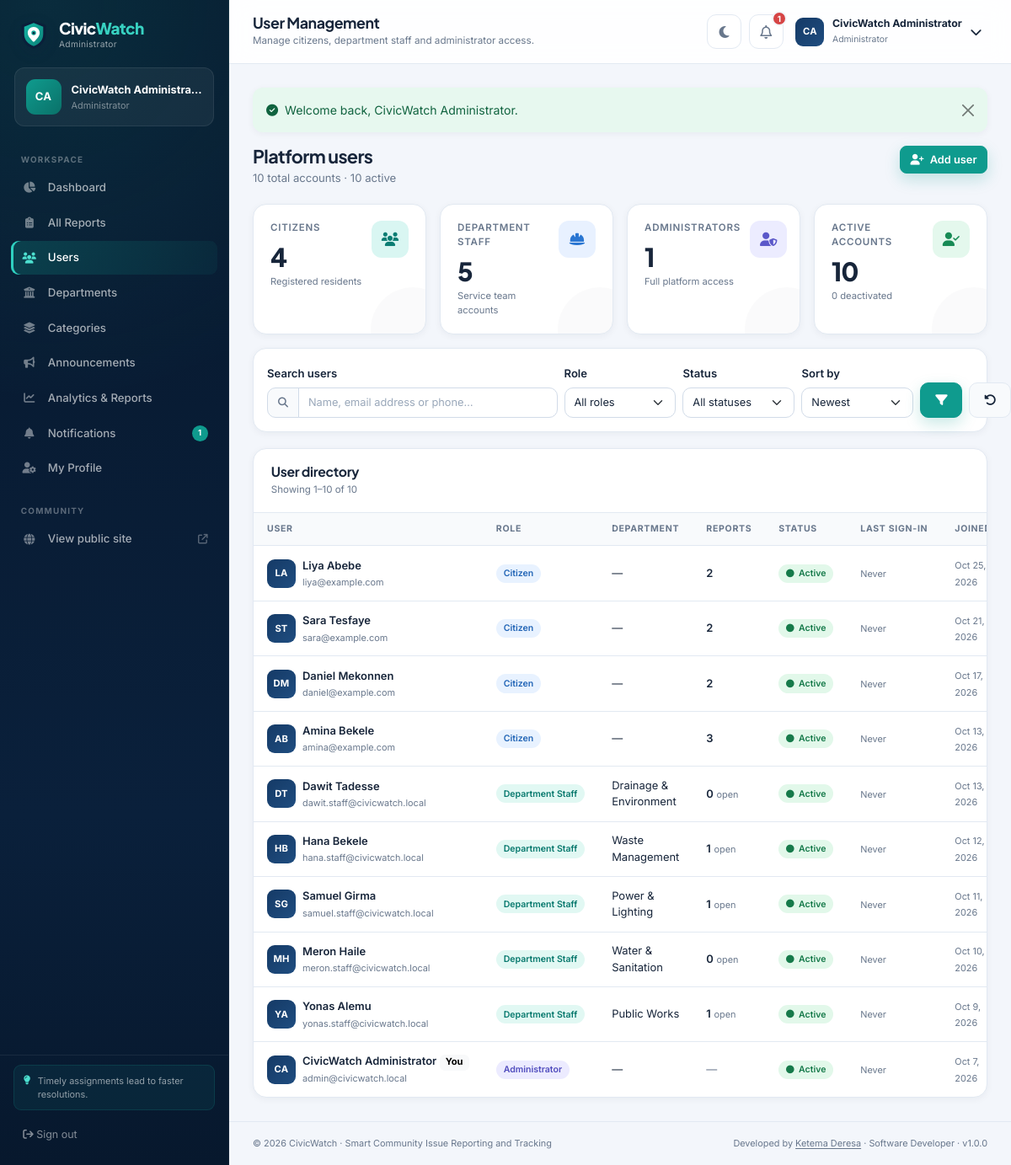
The page /admin/users.php (signed in) on the database its author committed.
### tables this page shows
CREATE TABLE users (
    id INT UNSIGNED NOT NULL AUTO_INCREMENT,
    full_name VARCHAR(120) NOT NULL,
    email VARCHAR(160) NOT NULL,
    phone VARCHAR(30) NULL,
    address VARCHAR(255) NULL,
    password_hash VARCHAR(255) NOT NULL,
    role ENUM('admin', 'citizen', 'staff') NOT NULL DEFAULT 'citizen',
    department_id INT UNSIGNED NULL,
    avatar VARCHAR(255) NULL,
    is_active TINYINT(1) NOT NULL DEFAULT 1,
    last_login DATETIME NULL,
    created_at TIMESTAMP NOT NULL DEFAULT CURRENT_TIMESTAMP,
    updated_at TIMESTAMP NOT NULL DEFAULT CURRENT_TIMESTAMP ON UPDATE CURRENT_TIMESTAMP,
    PRIMARY KEY (id),
    UNIQUE KEY uq_users_email (email),
    KEY idx_users_role (role),
    KEY idx_users_department (department_id),
    KEY idx_users_active (is_active),
    CONSTRAINT fk_users_department
        FOREIGN KEY (department_id) REFERENCES departments (id)
        ON UPDATE CASCADE ON DELETE SET NULL
);

CREATE TABLE departments (
    id INT UNSIGNED NOT NULL AUTO_INCREMENT,
    name VARCHAR(120) NOT NULL,
    slug VARCHAR(140) NOT NULL,
    description TEXT NULL,
    email VARCHAR(160) NULL,
    phone VARCHAR(30) NULL,
    is_active TINYINT(1) NOT NULL DEFAULT 1,
    created_at TIMESTAMP NOT NULL DEFAULT CURRENT_TIMESTAMP,
    updated_at TIMESTAMP NOT NULL DEFAULT CURRENT_TIMESTAMP ON UPDATE CURRENT_TIMESTAMP,
    PRIMARY KEY (id),
    UNIQUE KEY uq_departments_name (name),
    UNIQUE KEY uq_departments_slug (slug),
    KEY idx_departments_active (is_active)
);

### admin/users.php (the view, shortened to what the rows shown need)
<?php
require_once __DIR__ . '/../includes/functions.php';
$user = require_role('admin');
$sort = get('sort', 'newest');
$sortOptions = [
    'newest' => 'u.created_at DESC',
    'name' => 'u.full_name ASC',
    'role' => "FIELD(u.role, 'admin', 'staff', 'citizen'), u.full_name ASC",
    'last_login' => 'u.last_login DESC',
];
$orderBy = $sortOptions[$sort] ?? $sortOptions['newest'];
$where = [];
$params = [];
$whereSql = $where ? ' WHERE ' . implode(' AND ', $where) : '';
$total = (int) fetch_value('SELECT COUNT(*) FROM users u' . $whereSql, $params, 0);
$pagination = paginate($total, 12);
$limit = (int) $pagination['per_page'];
$offset = (int) $pagination['offset'];
$users = fetch_all(
    "SELECT u.*, d.name AS department_name,
            (SELECT COUNT(*) FROM reports r WHERE r.user_id = u.id) AS report_count,
            (SELECT COUNT(*) FROM reports r WHERE r.assigned_staff_id = u.id AND r.status NOT IN ('resolved','rejected')) AS open_assigned
     FROM users u
     LEFT JOIN departments d ON d.id = u.department_id
     {$whereSql}
     ORDER BY {$orderBy}
     LIMIT {$limit} OFFSET {$offset}",
    $params
);
$totals = [
    'all' => (int) fetch_value('SELECT COUNT(*) FROM users', [], 0),
    'citizens' => (int) fetch_value("SELECT COUNT(*) FROM users WHERE role = 'citizen'", [], 0),
    'staff' => (int) fetch_value("SELECT COUNT(*) FROM users WHERE role = 'staff'", [], 0),
    'admins' => (int) fetch_value("SELECT COUNT(*) FROM users WHERE role = 'admin'", [], 0),
    'active' => (int) fetch_value('SELECT COUNT(*) FROM users WHERE is_active = 1', [], 0),
];
$pageTitle = 'User Management';
$activePage = 'users';
require __DIR__ . '/../includes/dashboard_header.php';
?>
<div class="page-heading">
    <div>
        <h2>Platform users</h2>
        <p><?= number_format($totals['all']) ?> total accounts · <?= number_format($totals['active']) ?> active</p>
    </div>
</div>
<div class="row g-3 mb-3">
    <div class="col-6 col-xl-3">
        <div class="stat-card">
            <div class="stat-top">
                <div><div class="stat-label">Administrators</div><div class="stat-value"><?= number_format($totals['admins']) ?></div><div class="stat-note">Full platform access</div></div>
            </div>
        </div>
    </div>
    <div class="col-6 col-xl-3">
        <div class="stat-card">
            <div class="stat-top">
                <div><div class="stat-label">Active accounts</div><div class="stat-value"><?= number_format($totals['active']) ?></div><div class="stat-note"><?= number_format($totals['all'] - $totals['active']) ?> deactivated</div></div>
            </div>
        </div>
    </div>
</div>
<div class="content-card">
    <div class="table-responsive">
        <table class="table table-hover align-middle">
            <thead>
                <tr>
                    <th>User</th>
                    <th>Role</th>
                    <th>Department</th>
                    <th>Reports</th>
                    <th>Status</th>
                    <th>Last sign-in</th>
                    <th>Joined</th>
                </tr>
            </thead>
            <tbody>
                <?php if ($users): foreach ($users as $row): ?>
                    <tr>
                        <td>
                            <div class="d-flex align-items-center gap-2">
                                <span class="avatar avatar-sm"><?= e(initials($row['full_name'])) ?></span>
                                <div class="min-w-0">
                                    <span class="table-title text-truncate"><?= e($row['full_name']) ?><?= (int) $row['id'] === (int) $user['id'] ? ' <span class="badge text-bg-light fs-8">You</span>' : '' ?></span>
                                    <span class="table-sub d-block text-truncate"><?= e($row['email']) ?></span>
                                </div>
                            </div>
                        </td>
                        <td>
                            <?php
                            $roleClass = $row['role'] === 'admin' ? 'status-assigned' : ($row['role'] === 'staff' ? 'status-approved' : 'status-under-review');
                            ?>
                            <span class="badge-status <?= e($roleClass) ?>"><?= e(role_label($row['role'])) ?></span>
                        </td>
                        <td><?= e($row['department_name'] ?: '—') ?></td>
                        <td>
                            <?php if ($row['role'] === 'citizen'): ?>
                                <span class="fw-600"><?= (int) $row['report_count'] ?></span>
                            <?php elseif ($row['role'] === 'staff'): ?>
                                <span class="fw-600"><?= (int) $row['open_assigned'] ?></span> <span class="table-sub">open</span>
                            <?php else: ?>
                                <span class="text-body-secondary">—</span>
                            <?php endif; ?>
                        </td>
                        <td>
                            <?php if ((int) $row['is_active']): ?>
                                <span class="badge-status status-resolved"><i class="fa-solid fa-circle"></i> Active</span>
                            <?php else: ?>
                                <span class="badge-status status-rejected"><i class="fa-solid fa-circle"></i> Inactive</span>
                            <?php endif; ?>
                        </td>
                        <td><span class="table-sub"><?= $row['last_login'] ? e(time_ago($row['last_login'])) : 'Never' ?></span></td>
                        <td><span class="table-sub"><?= e(format_date($row['created_at'], 'M j, Y')) ?></span></td>
                    </tr>
                <?php endforeach; else: ?>
                    <tr><td colspan="8"><div class="empty-state"><div class="empty-icon"><i class="fa-solid fa-users"></i></div><h4>No users found</h4><p>Try a different search or filter.</p><a class="btn btn-soft btn-sm" href="<?= e(url('admin/users.php')) ?>">Reset filters</a></div></td></tr>
                <?php endif; ?>
            </tbody>
        </table>
    </div>
</div>
<?php require __DIR__ . '/../includes/dashboard_footer.php'; ?>

### includes/dashboard_header.php (shortened to what the rows shown need)
<?php
require_once __DIR__ . '/functions.php';
$user = auth_user();
$pageTitle = $pageTitle ?? 'Dashboard';
$activePage = $activePage ?? '';
$unread = unread_notifications((int) $user['id']);
$role = $user['role'];
$roleLabel = role_label($role);
$navItems = [];
if ($role === 'admin') {
    $navItems = [
        ['key' => 'dashboard', 'label' => 'Dashboard', 'icon' => 'fa-chart-pie', 'href' => 'admin/index.php'],
        ['key' => 'reports', 'label' => 'All Reports', 'icon' => 'fa-clipboard-list', 'href' => 'admin/reports.php'],
        ['key' => 'users', 'label' => 'Users', 'icon' => 'fa-users', 'href' => 'admin/users.php'],
        ['key' => 'departments', 'label' => 'Departments', 'icon' => 'fa-building-columns', 'href' => 'admin/departments.php'],
        ['key' => 'categories', 'label' => 'Categories', 'icon' => 'fa-layer-group', 'href' => 'admin/categories.php'],
        ['key' => 'announcements', 'label' => 'Announcements', 'icon' => 'fa-bullhorn', 'href' => 'admin/announcements.php'],
        ['key' => 'analytics', 'label' => 'Analytics & Reports', 'icon' => 'fa-chart-line', 'href' => 'admin/analytics.php'],
    ];
} elseif ($role === 'staff') {
    $navItems = [
        ['key' => 'dashboard', 'label' => 'Dashboard', 'icon' => 'fa-chart-pie', 'href' => 'staff/index.php'],
        ['key' => 'reports', 'label' => 'Assigned Reports', 'icon' => 'fa-clipboard-check', 'href' => 'staff/reports.php'],
    ];
}
$navItems[] = ['key' => 'notifications', 'label' => 'Notifications', 'icon' => 'fa-bell', 'href' => 'notifications.php'];
$navItems[] = ['key' => 'profile', 'label' => 'My Profile', 'icon' => 'fa-user-gear', 'href' => 'profile.php'];
?>
<!doctype html>
<html lang="en" data-bs-theme="light">
<head>
    <link href="https://cdn.jsdelivr.net/npm/bootstrap@5.3.3/dist/css/bootstrap.min.css" rel="stylesheet">
    <link href="https://cdnjs.cloudflare.com/ajax/libs/font-awesome/6.5.2/css/all.min.css" rel="stylesheet">
    <link href="https://unpkg.com/leaflet@1.9.4/dist/leaflet.css" rel="stylesheet">
    <link href="<?= e(asset('css/style.css')) ?>" rel="stylesheet">
</head>
<body class="dashboard-body">
<div class="app-shell">
    <aside class="app-sidebar" id="appSidebar" aria-label="Main navigation">
        <div class="sidebar-head">
            <a class="brand-lockup brand-lockup-light" href="<?= e(url(dashboard_path($role))) ?>">
                <span><strong>Civic<span>Watch</span></strong><small><?= e($roleLabel) ?></small></span>
            </a>
        </div>
        <div class="sidebar-profile">
            <div class="avatar avatar-teal"><?= e(initials($user['full_name'])) ?></div>
            <div class="min-w-0">
                <strong class="text-truncate d-block"><?= e($user['full_name']) ?></strong>
                <span class="text-truncate d-block"><?= e($user['department_name'] ?: $roleLabel) ?></span>
            </div>
        </div>
        <nav class="sidebar-nav">
            <?php foreach ($navItems as $item): ?>
                <a class="sidebar-link <?= $activePage === $item['key'] ? 'active' : '' ?>"
                   href="<?= e(url($item['href'])) ?>">
                    <span class="sidebar-icon"><i class="fa-solid <?= e($item['icon']) ?>"></i></span>
                    <span><?= e($item['label']) ?></span>
                    <?php if ($item['key'] === 'notifications' && $unread > 0): ?>
                        <span class="nav-count"><?= e($unread > 99 ? '99+' : (string) $unread) ?></span>
                    <?php endif; ?>
                </a>
            <?php endforeach; ?>
        </nav>
    </aside>
    <div class="app-main">
        <header class="app-topbar">
            <div class="d-flex align-items-center gap-3 min-w-0">
                <div class="min-w-0">
                    <h1 class="topbar-title text-truncate"><?= e($pageTitle) ?></h1>
                </div>
            </div>
            <div class="topbar-actions">
                <a class="icon-btn notification-btn" href="<?= e(url('notifications.php')) ?>" aria-label="Notifications" title="Notifications">
                    <i class="fa-regular fa-bell"></i>
                    <?php if ($unread > 0): ?><span class="notification-dot"><?= e($unread > 9 ? '9+' : (string) $unread) ?></span><?php endif; ?>
                </a>
                <div class="dropdown">
                    <button class="user-menu" type="button" data-bs-toggle="dropdown" aria-expanded="false">
                        <span class="avatar avatar-sm"><?= e(initials($user['full_name'])) ?></span>
                        <span class="user-menu-text d-none d-md-block">
                            <strong><?= e($user['full_name']) ?></strong>
                            <small><?= e($roleLabel) ?></small>
                        </span>
                        <i class="fa-solid fa-chevron-down small d-none d-md-block"></i>
                    </button>
                </div>
            </div>
        </header>
        <main class="app-content">

### rows shown on the page
users: role "Administrator", full_name "CA", full_name "CivicWatch Administra…", id "1", full_name "CivicWatch Administrator", shows "You", email "admin@civicwatch.local", department_name "—", is_active 1 (drawn), shows "Never", created_at "Oct 7, 2026"
users: id "10", is_active "1", $totals['all']-$totals['active'] "0", full_name "LA", full_name "Liya Abebe", email "liya@example.com", role "Citizen", department_name "—", report_count "2", shows "Active", shows "Never", created_at "Oct 25, 2026"
users: full_name "ST", full_name "Sara Tesfaye", email "sara@example.com", role "Citizen", department_name "—", report_count "2", is_active 1 (drawn), shows "Never", created_at "Oct 21, 2026"
users: full_name "DM", full_name "Daniel Mekonnen", email "daniel@example.com", role "Citizen", department_name "—", report_count "2", is_active 1 (drawn), shows "Never", created_at "Oct 17, 2026"
users: full_name "AB", full_name "Amina Bekele", email "amina@example.com", role "Citizen", department_name "—", report_count "3", is_active 1 (drawn), shows "Never", created_at "Oct 13, 2026"
users: full_name "DT", full_name "Dawit Tadesse", email "dawit.staff@civicwatch.local", role "Department Staff", department.name "Drainage & Environment", open_assigned "0", is_active 1 (drawn), shows "Never", created_at "Oct 13, 2026"
users: full_name "HB", full_name "Hana Bekele", email "hana.staff@civicwatch.local", role "Department Staff", department.name "Waste Management", open_assigned "1", is_active 1 (drawn), shows "Never", created_at "Oct 12, 2026"
users: full_name "SG", full_name "Samuel Girma", email "samuel.staff@civicwatch.local", role "Department Staff", department.name "Power & Lighting", open_assigned "1", is_active 1 (drawn), shows "Never", created_at "Oct 11, 2026"
users: full_name "MH", full_name "Meron Haile", email "meron.staff@civicwatch.local", role "Department Staff", department.name "Water & Sanitation", open_assigned "0", is_active 1 (drawn), shows "Never", created_at "Oct 10, 2026"
users: full_name "YA", full_name "Yonas Alemu", email "yonas.staff@civicwatch.local", role "Department Staff", department.name "Public Works", open_assigned "1", is_active 1 (drawn), shows "Never", created_at "Oct 9, 2026"

### other values the page prints
$user['department_name'] ?: $roleLabel "Administrator"
$item['label'] "Dashboard"
$item['label'] "All Reports"
$item['label'] "Users"
$item['label'] "Departments"
$item['label'] "Categories"
$item['label'] "Announcements"
$item['label'] "Analytics & Reports"
$item['label'] "Notifications"
$item['label'] "My Profile"
$pageTitle "User Management"
$pageSubtitle "Manage citizens, department staff and administrator access."
$flash['message'] "Welcome back, CivicWatch Administrator."
$totals['citizens'] "4"
$totals['staff'] "5"
